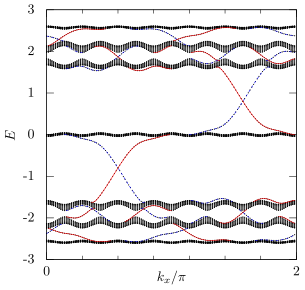

Write the gnuplot code that produced this figure.
unset multiplot
reset
eval setdef('tex','0')

output='hof-erg'
if (tex == 1) {
  set lmargin at screen 0
  set rmargin at screen 1
  set bmargin at screen 0
  set tmargin at screen 1
  set term lua tikz standalone createstyle size 2.5in,2.5in  #fontscale 0.6
  set output output.'.tex'
}

fn='erg'
dat=fn.'.dat'
edge='erg_edge.dat'
par=fn.'.par'
load par

###
# do stuff
set xlabel '$k_x/\pi$' offset first 0,first 0.3
set xtics 0,2
set xrange [0:2]
set mxtics q
set ylabel '$E$'

#set ytics -4,2,4

p for [i=0:q-1] dat every q::i u ($1/pi):(-$4) w d lc -1 notit, \
  for [i=0:q-2] edge every q-1::i u ($1/pi):(-$4/$5) w l lt 1 notit, \
  for [i=0:q-2] edge every q-1::i u ($1/pi):(-$6/$7) w l lt 3 notit

#
###

if (tex == 1){
  unset output
  set term qt
  build = buildtex(output)
  print '"eval build" to build and preview'
} else {
  #print "press enter to continue"
  #pause -1
}
